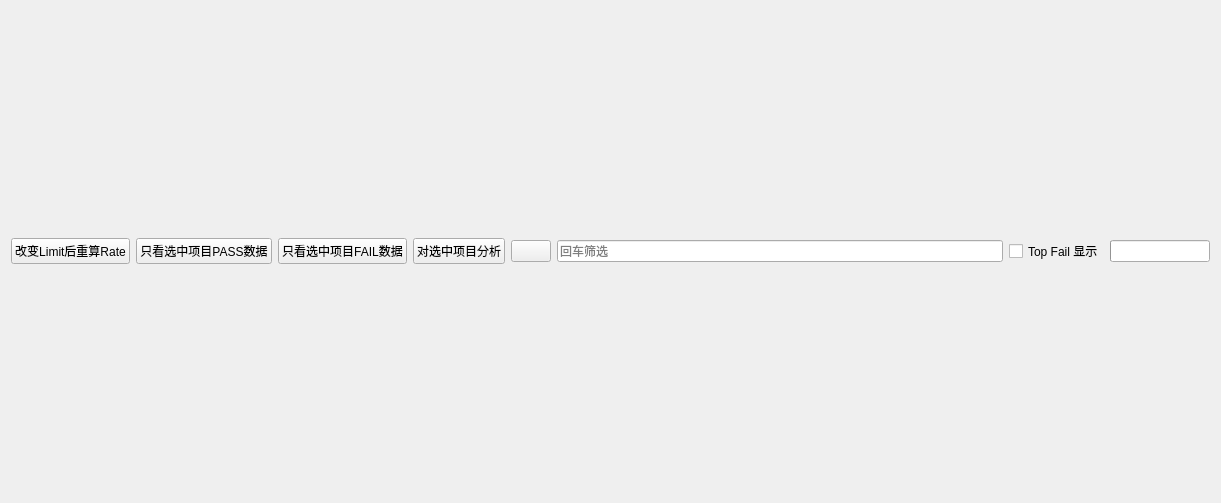
<?xml version="1.0" encoding="UTF-8"?>
<ui version="4.0">
 <class>Form</class>
 <widget class="QWidget" name="Form">
  <property name="geometry">
   <rect>
    <x>0</x>
    <y>0</y>
    <width>1221</width>
    <height>503</height>
   </rect>
  </property>
  <property name="windowTitle">
   <string>Form</string>
  </property>
  <layout class="QVBoxLayout" name="verticalLayout">
   <item>
    <layout class="QHBoxLayout" name="horizontalLayout"/>
   </item>
   <item>
    <layout class="QHBoxLayout" name="horizontalLayout_2">
     <item>
      <widget class="QPushButton" name="pushButton">
       <property name="enabled">
        <bool>true</bool>
       </property>
       <property name="text">
        <string>改变Limit后重算Rate</string>
       </property>
      </widget>
     </item>
     <item>
      <widget class="QPushButton" name="pushButton_2">
       <property name="enabled">
        <bool>true</bool>
       </property>
       <property name="text">
        <string>只看选中项目PASS数据</string>
       </property>
      </widget>
     </item>
     <item>
      <widget class="QPushButton" name="pushButton_5">
       <property name="text">
        <string>只看选中项目FAIL数据</string>
       </property>
      </widget>
     </item>
     <item>
      <widget class="QPushButton" name="pushButton_4">
       <property name="enabled">
        <bool>true</bool>
       </property>
       <property name="text">
        <string>对选中项目分析</string>
       </property>
      </widget>
     </item>
     <item>
      <widget class="QPushButton" name="pushButton_3">
       <property name="text">
        <string/>
       </property>
       <property name="icon">
        <iconset resource="../../ui_resource/pyqtsource.qrc">
         <normaloff>:/pyqt/source/images/lc_recsearch.png</normaloff>:/pyqt/source/images/lc_recsearch.png</iconset>
       </property>
      </widget>
     </item>
     <item>
      <widget class="QLineEdit" name="lineEdit">
       <property name="placeholderText">
        <string>回车筛选</string>
       </property>
      </widget>
     </item>
     <item>
      <widget class="QCheckBox" name="checkBox">
       <property name="text">
        <string>Top Fail 显示</string>
       </property>
      </widget>
     </item>
     <item>
      <widget class="QProgressBar" name="progressBar">
       <property name="maximumSize">
        <size>
         <width>100</width>
         <height>16777215</height>
        </size>
       </property>
       <property name="value">
        <number>0</number>
       </property>
       <property name="textVisible">
        <bool>false</bool>
       </property>
      </widget>
     </item>
    </layout>
   </item>
  </layout>
 </widget>
 <resources>
  <include location="../../ui_resource/pyqtsource.qrc"/>
 </resources>
 <connections/>
</ui>
